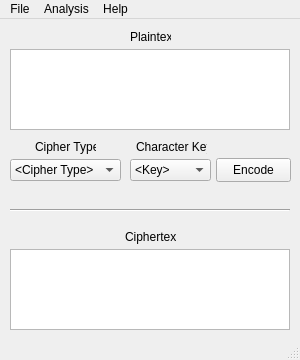
<?xml version="1.0" encoding="UTF-8"?>
<ui version="4.0">
 <class>Application</class>
 <widget class="QMainWindow" name="Application">
  <property name="geometry">
   <rect>
    <x>0</x>
    <y>0</y>
    <width>300</width>
    <height>360</height>
   </rect>
  </property>
  <property name="sizePolicy">
   <sizepolicy hsizetype="Fixed" vsizetype="Fixed">
    <horstretch>0</horstretch>
    <verstretch>0</verstretch>
   </sizepolicy>
  </property>
  <property name="minimumSize">
   <size>
    <width>300</width>
    <height>360</height>
   </size>
  </property>
  <property name="maximumSize">
   <size>
    <width>300</width>
    <height>360</height>
   </size>
  </property>
  <property name="windowTitle">
   <string>CryptAnalyst</string>
  </property>
  <widget class="QWidget" name="centralwidget">
   <widget class="QTextEdit" name="plaintextEdit">
    <property name="geometry">
     <rect>
      <x>10</x>
      <y>30</y>
      <width>280</width>
      <height>81</height>
     </rect>
    </property>
   </widget>
   <widget class="QLabel" name="plaintextLabel">
    <property name="geometry">
     <rect>
      <x>130</x>
      <y>10</y>
      <width>41</width>
      <height>16</height>
     </rect>
    </property>
    <property name="text">
     <string>Plaintext</string>
    </property>
   </widget>
   <widget class="QTextEdit" name="ciphertextEdit">
    <property name="geometry">
     <rect>
      <x>10</x>
      <y>230</y>
      <width>280</width>
      <height>81</height>
     </rect>
    </property>
   </widget>
   <widget class="QLabel" name="ciphertextLabel">
    <property name="geometry">
     <rect>
      <x>125</x>
      <y>210</y>
      <width>51</width>
      <height>16</height>
     </rect>
    </property>
    <property name="text">
     <string>Ciphertext</string>
    </property>
   </widget>
   <widget class="QComboBox" name="cipherType">
    <property name="geometry">
     <rect>
      <x>10</x>
      <y>140</y>
      <width>111</width>
      <height>22</height>
     </rect>
    </property>
    <item>
     <property name="text">
      <string>&lt;Cipher Type&gt;</string>
     </property>
    </item>
    <item>
     <property name="text">
      <string>Aristocrat</string>
     </property>
    </item>
    <item>
     <property name="text">
      <string>Patristocrat</string>
     </property>
    </item>
   </widget>
   <widget class="QPushButton" name="encodeButton">
    <property name="enabled">
     <bool>true</bool>
    </property>
    <property name="geometry">
     <rect>
      <x>216</x>
      <y>139</y>
      <width>75</width>
      <height>24</height>
     </rect>
    </property>
    <property name="text">
     <string>Encode</string>
    </property>
   </widget>
   <widget class="QComboBox" name="keyType">
    <property name="geometry">
     <rect>
      <x>130</x>
      <y>140</y>
      <width>81</width>
      <height>22</height>
     </rect>
    </property>
    <item>
     <property name="text">
      <string>&lt;Key&gt;</string>
     </property>
    </item>
    <item>
     <property name="text">
      <string>Random</string>
     </property>
    </item>
    <item>
     <property name="text">
      <string>Custom...</string>
     </property>
    </item>
   </widget>
   <widget class="QLabel" name="ciphertypeLabel">
    <property name="geometry">
     <rect>
      <x>35</x>
      <y>120</y>
      <width>61</width>
      <height>16</height>
     </rect>
    </property>
    <property name="text">
     <string>Cipher Type</string>
    </property>
   </widget>
   <widget class="QLabel" name="keyLabel">
    <property name="geometry">
     <rect>
      <x>136</x>
      <y>120</y>
      <width>71</width>
      <height>16</height>
     </rect>
    </property>
    <property name="text">
     <string>Character Key</string>
    </property>
   </widget>
   <widget class="Line" name="separator">
    <property name="geometry">
     <rect>
      <x>10</x>
      <y>190</y>
      <width>280</width>
      <height>2</height>
     </rect>
    </property>
    <property name="orientation">
     <enum>Qt::Horizontal</enum>
    </property>
   </widget>
  </widget>
  <widget class="QMenuBar" name="menubar">
   <property name="geometry">
    <rect>
     <x>0</x>
     <y>0</y>
     <width>300</width>
     <height>21</height>
    </rect>
   </property>
   <widget class="QMenu" name="menuFile">
    <property name="title">
     <string>File</string>
    </property>
    <addaction name="actionExit"/>
   </widget>
   <widget class="QMenu" name="menuAnalysis">
    <property name="title">
     <string>Analysis</string>
    </property>
    <addaction name="actionLetter_Frequency"/>
    <addaction name="actionWord_Patterns"/>
   </widget>
   <widget class="QMenu" name="menuHelp">
    <property name="title">
     <string>Help</string>
    </property>
    <addaction name="actionAbout_CryptAnalyst"/>
   </widget>
   <addaction name="menuFile"/>
   <addaction name="menuAnalysis"/>
   <addaction name="menuHelp"/>
  </widget>
  <widget class="QStatusBar" name="statusbar"/>
  <action name="actionExit">
   <property name="text">
    <string>Exit</string>
   </property>
  </action>
  <action name="actionLetter_Frequency">
   <property name="text">
    <string>Letter Frequency</string>
   </property>
  </action>
  <action name="actionWord_Patterns">
   <property name="text">
    <string>Word Patterns</string>
   </property>
  </action>
  <action name="actionAbout_CryptAnalyst">
   <property name="text">
    <string>About CryptAnalyst</string>
   </property>
  </action>
 </widget>
 <resources/>
 <connections>
  <connection>
   <sender>actionExit</sender>
   <signal>triggered()</signal>
   <receiver>Application</receiver>
   <slot>close()</slot>
   <hints>
    <hint type="sourcelabel">
     <x>-1</x>
     <y>-1</y>
    </hint>
    <hint type="destinationlabel">
     <x>149</x>
     <y>179</y>
    </hint>
   </hints>
  </connection>
 </connections>
</ui>
